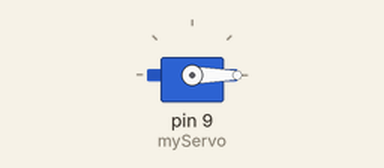
A sketch run on a simulated Arduino Uno, built with avr-gcc and run on an emulated ATmega328P. Shown: servo.

Above: at 0.05 s.
At 3.0 s:
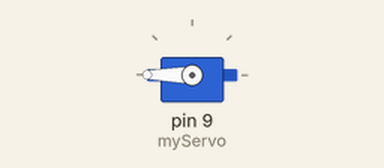
Timing chart, 0 to 6.9 s (numbered marks = the images above):
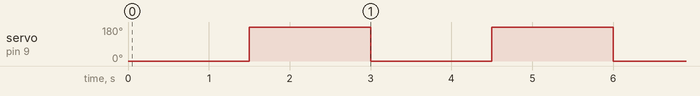

The sketch:

servo.ino
```cpp
#include <Servo.h>

Servo myServo;
int angle = 180;

void setup(){
  myServo.attach(9);
}

void loop(){
  myServo.write(0);
  delay(1500);
  myServo.write(angle);
  delay(1500);
}
```

Measured:
- by itself, servo on pin 9 (myServo): alternates 180° for 1.5 s and 0° for 1.5 s
